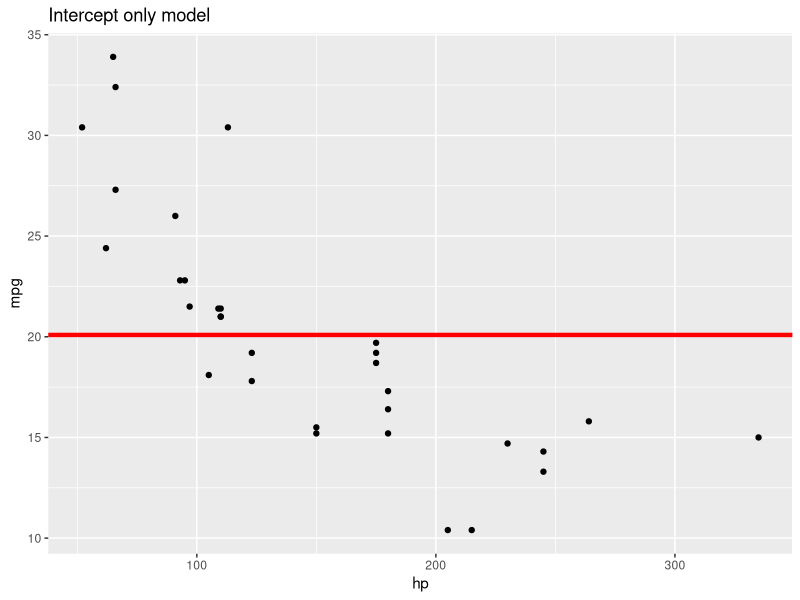
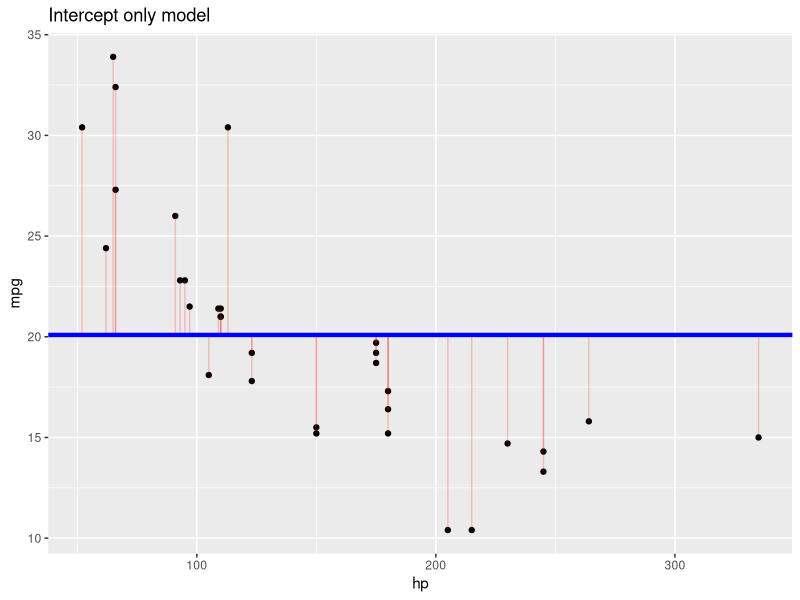
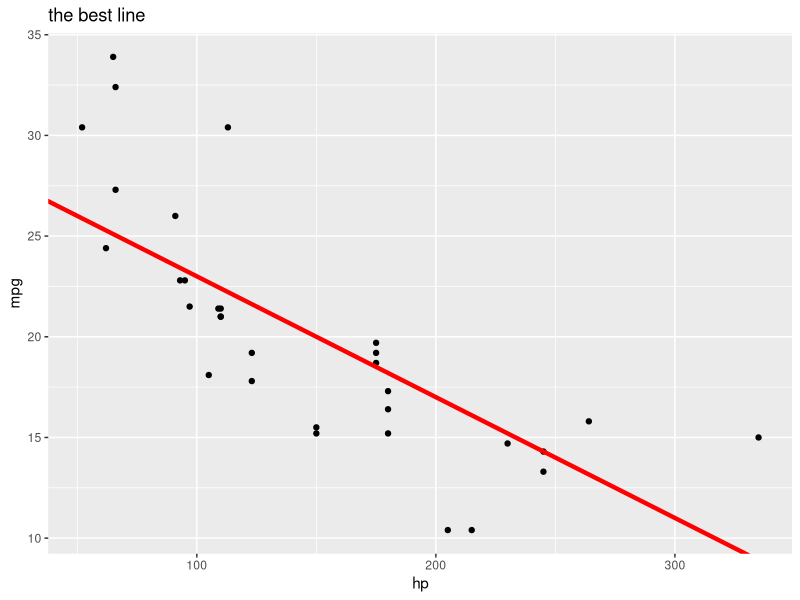
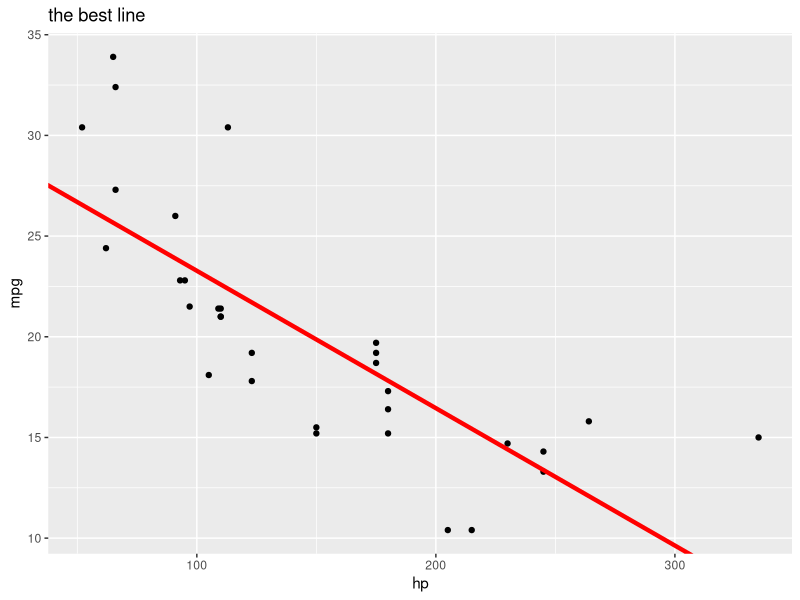
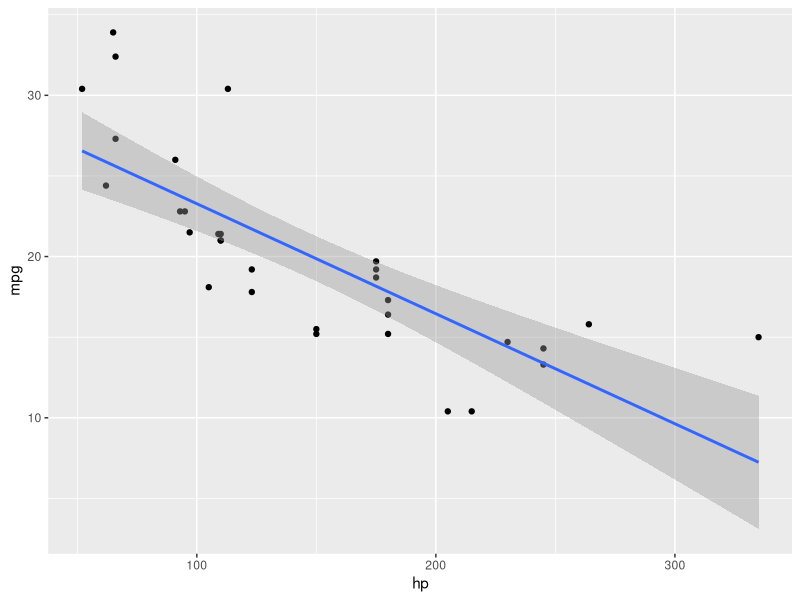
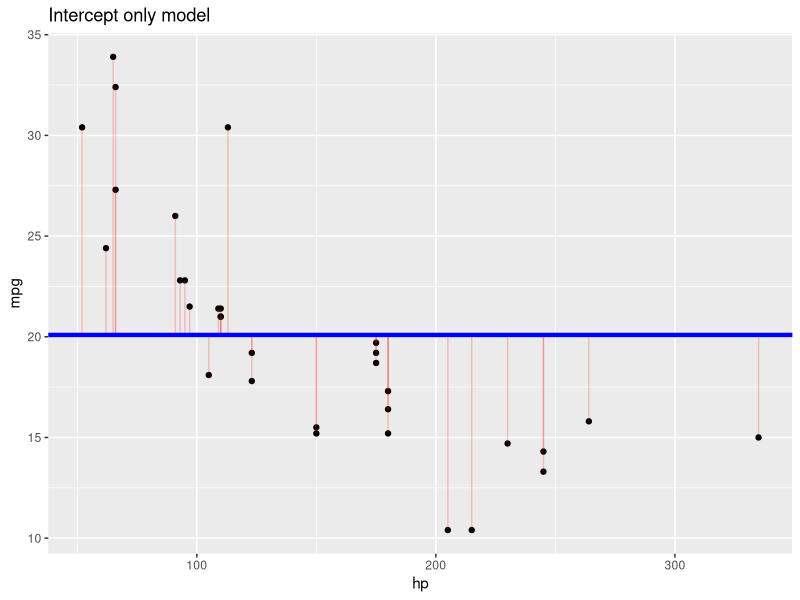
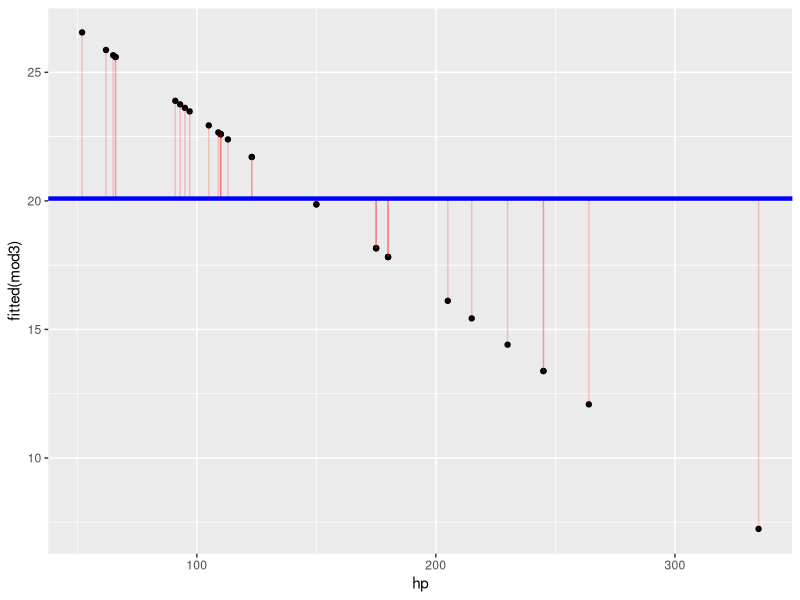
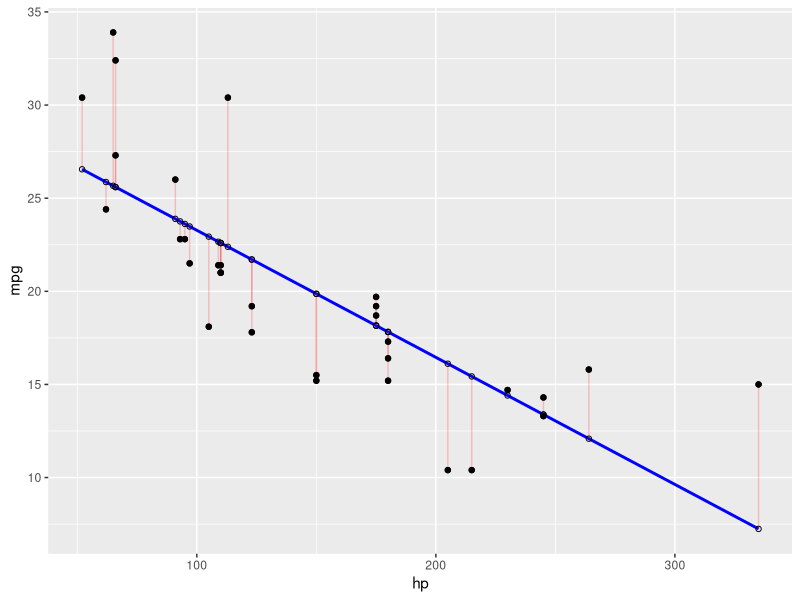

The R source for these figures, in order:
library(ggplot2)
data("mtcars")
ggplot(mtcars, aes(x = hp, y = mpg))+ geom_point() +
  geom_hline(yintercept = mean(mtcars$mpg), col = 'red', size = 1.5) +
  ggtitle("Intercept only model")

model <- lm(mpg~ 1, data = mtcars)
summary(model)
mean(mtcars$mpg)

ggplot(mtcars, aes(x = hp, y = mpg))+ geom_point() +
  geom_segment(aes(xend = hp, yend = mean(mtcars$mpg)), alpha = .2, col='red') +
  geom_hline(yintercept = mean(mtcars$mpg), col = 'blue', size = 1.5) +
  ggtitle("Intercept only model")

ggplot(mtcars, aes(x = hp, y = mpg))+ geom_point() +
  geom_abline(intercept = 29, slope = -0.06, col = "red", size = 1.5) +
  ggtitle("the best line")

mod3 <- lm(mpg~hp, data  =mtcars)
names(mod3)
summary(mod3)

ggplot(mtcars, aes(x = hp, y = mpg))+ geom_point() +
  geom_abline(intercept = 30.09886, slope = -0.06823, col = "red", size = 1.5) +
  ggtitle("the best line")

ggplot(mtcars, aes(x = hp, y = mpg)) +geom_point() +
  geom_smooth(method = 'lm')

# Class 2

## SStot
ggplot(mtcars, aes(x = hp, y = mpg))+ geom_point() +
  geom_segment(aes(xend = hp, yend = mean(mtcars$mpg)), alpha = .2, col='red') +
  geom_hline(yintercept = mean(mtcars$mpg), col = 'blue', size = 1.5) +
  ggtitle("Intercept only model")
  
## SSreg
ggplot(mtcars, aes(x = hp, y = fitted(mod3)))+ geom_point() +
  geom_segment(aes(xend = hp, yend = mean(mtcars$mpg)), alpha = .2, col='red') +
  geom_hline(yintercept = mean(mtcars$mpg), col = 'blue', size = 1.5)

##SSres
ggplot(mtcars, aes(x = hp, y = mpg))+ geom_point() +
  geom_smooth(method='lm', se = F, color = "blue") +
  geom_segment(aes(xend = hp, yend = fitted(mod3)), alpha = .2, col='red') +
  geom_point() + geom_point(aes(y=fitted(mod3)), shape  = 1)


seriea <- read.csv("Linear Regression/seriea.csv")
sapply(seriea, class)

model1 <- lm(G~POS, data = seriea)
summary(model1)

F <- mean(seriea$G[seriea$POS == "F"])
D <- mean(seriea$G[seriea$POS == "D"])
M <- mean(seriea$G[seriea$POS == "M"])

F
D
M

ggplot(seriea, aes(x = SH, y = G)) + geom_point()

model2 <- lm(G~POS+SH, data = seriea)
summary(model2)

model3 <- lm(G~POS + ST, data =seriea)
summary(model3)

model4 <- lm( G~POS+ ST+ SH, data = seriea)
summary(model4)

coef(model2)
coef(model4)

cor(seriea$SH, seriea$ST)

ggplot(seriea, aes(x = SH, y = ST))+ geom_point()

marriage <- data.frame(Happy = c(7.8, 7.6, 7.4, 7.6, 7.65, 7.4, 7.35, 7.3, 7.4, 7.5),
                       Year = 1:10)

ggplot(marriage, aes(x = Year, y = Happy)) +geom_point() + ylim(c(6,8)) + 
  scale_x_continuous(breaks = 1:10) + labs(x = "Years", y = "Happinesss") +
  geom_smooth(method = 'lm', se = FALSE)

mar1 <- lm(Happy~Year, data = marriage)
summary(mar1)

mar2 <- lm(Happy ~ poly(Year, 2), data = marriage)
summary(mar2)

ggplot(marriage, aes(x = Year, y = Happy)) +geom_point() + ylim(c(6,8)) + 
  scale_x_continuous(breaks = 1:10) + labs(x = "Years", y = "Happinesss") +
  stat_smooth(method = 'lm', se = FALSE, formula =  y~poly(x,2))

ggplot(marriage, aes(x = Year, y = Happy)) +geom_point() + ylim(c(6,8)) + 
  scale_x_continuous(breaks = 1:10) + labs(x = "Years", y = "Happinesss") +
  stat_smooth(method = 'lm', se = FALSE, formula =  y~poly(x,6))

mar6 <- lm(Happy ~ poly(Year, 6), data = marriage)
summary(mar6)

ggplot(marriage, aes(x = Year, y = Happy)) +geom_point() + ylim(c(6,8)) + 
  scale_x_continuous(breaks = 1:10) + labs(x = "Years", y = "Happinesss") +
  stat_smooth(method = 'lm', se = FALSE, formula =  y~poly(x,8))

mar8 <- lm(Happy ~ poly(Year, 8), data = marriage)
summary(mar8)

ggplot(marriage, aes(x = Year, y = Happy)) +geom_point() + ylim(c(6,8)) + 
  scale_x_continuous(breaks = 1:10) + labs(x = "Years", y = "Happinesss") +
  stat_smooth(method = 'lm', se = FALSE, formula =  y~poly(x,9))

mar9 <- lm(Happy ~ poly(Year, 9), data = marriage)
summary(mar9)
